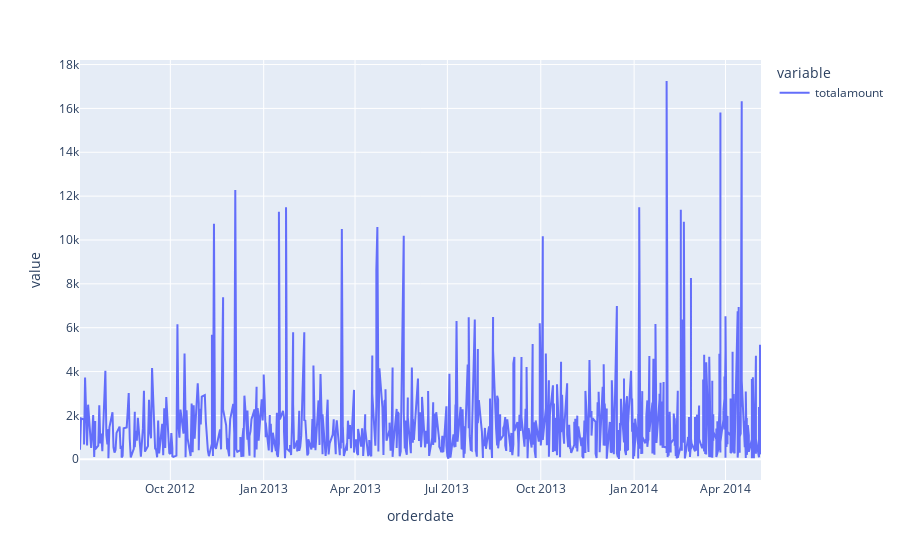

Notebook cell for this chart:
### Code cell
px.line(data_frame=date_total)

### Figure 1 — Plotly figure (JSON) as saved in the notebook; plotly's stock layout.template omitted (floating-point values rounded to 4 significant figures; data arrays with more than 128 entries replaced by an {"elided": "..."} marker saying what was removed)
{"data": [{"hovertemplate": "variable=totalamount<br>orderdate=%{x}<br>value=%{y}<extra></extra>", "legendgroup": "totalamount", "line": {"color": "#636efa", "dash": "solid"}, "marker": {"symbol": "circle"}, "mode": "lines", "name": "totalamount", "orientation": "v", "showlegend": true, "type": "scatter", "x": {"elided": "830 str values"}, "xaxis": "x", "y": {"elided": "830 float values"}, "yaxis": "y"}], "layout": {"legend": {"title": {"text": "variable"}, "tracegroupgap": 0}, "margin": {"t": 60}, "xaxis": {"anchor": "y", "domain": [0, 1], "title": {"text": "orderdate"}}, "yaxis": {"anchor": "x", "domain": [0, 1], "title": {"text": "value"}}}}
